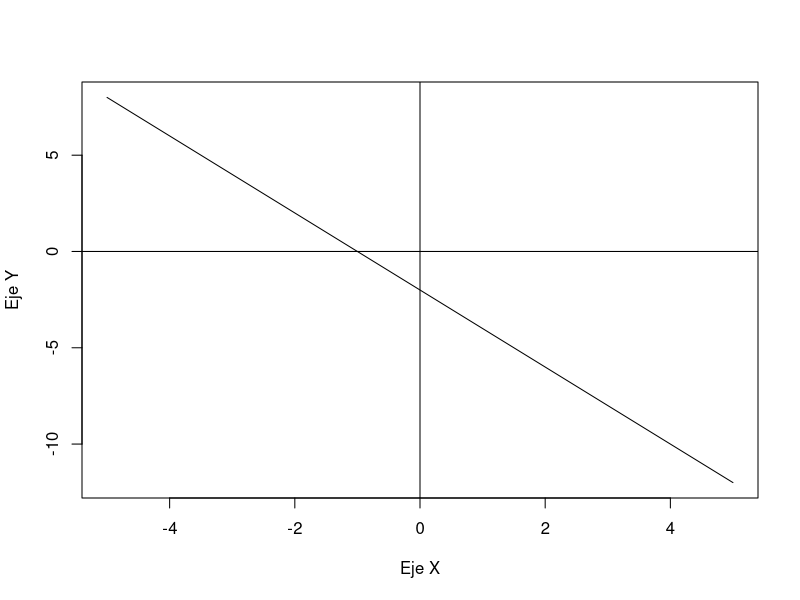
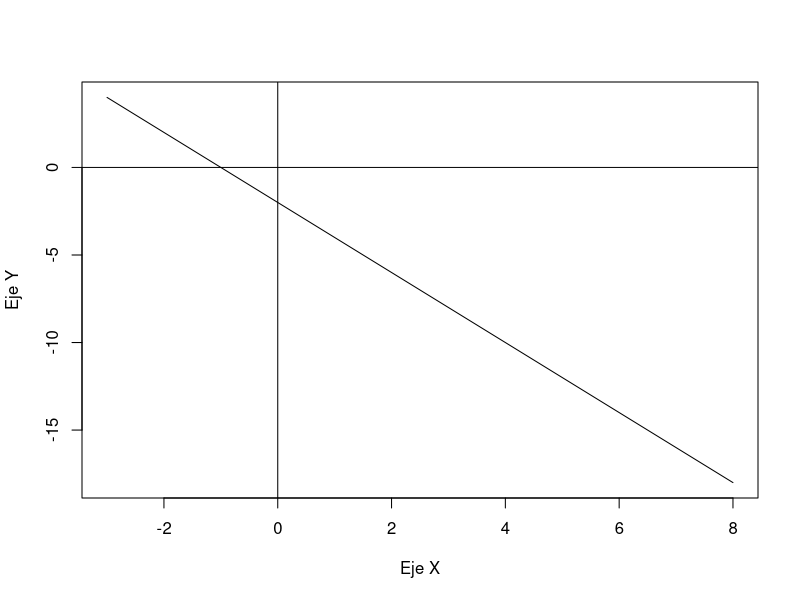
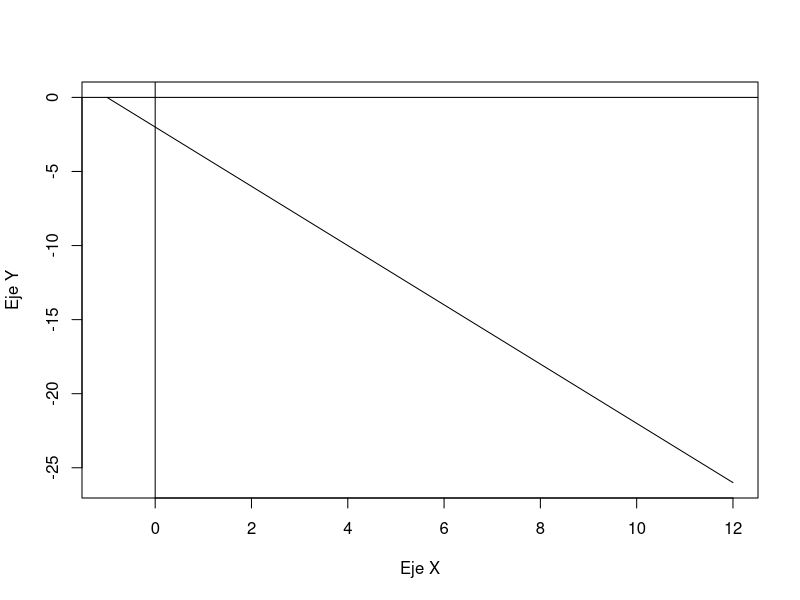
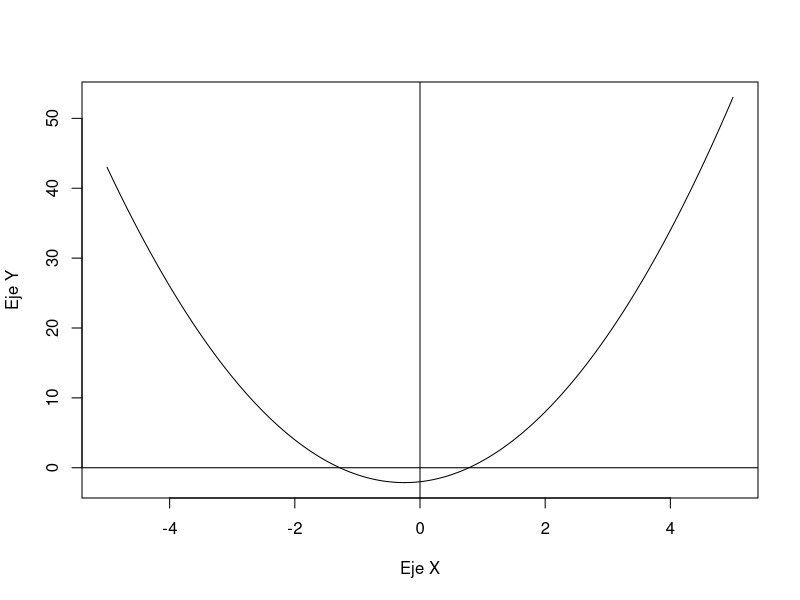
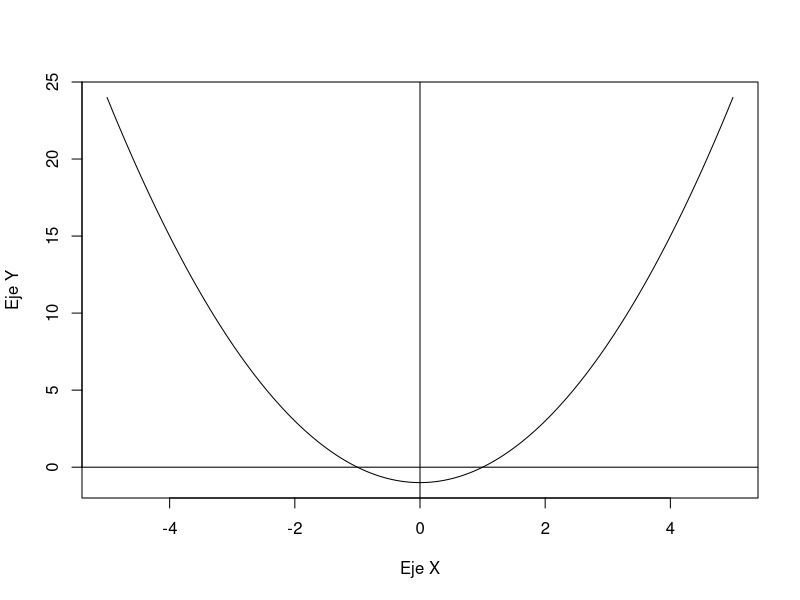
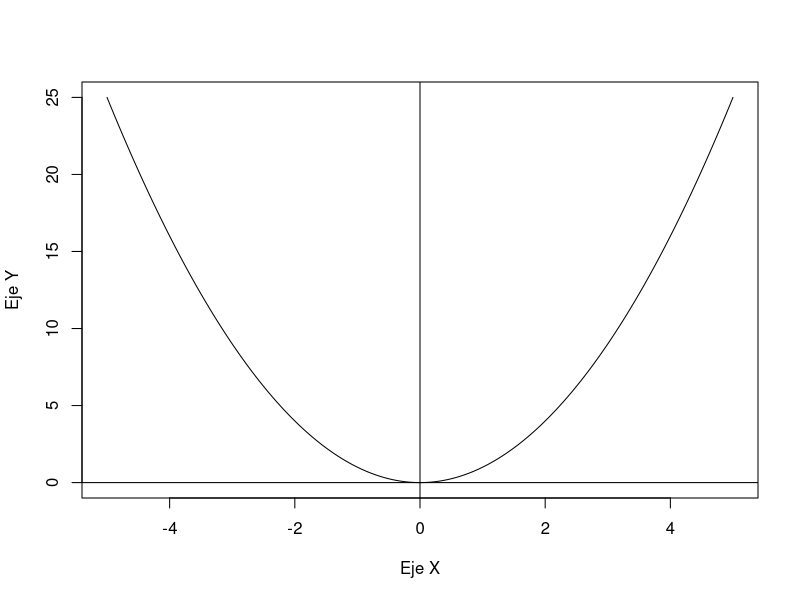
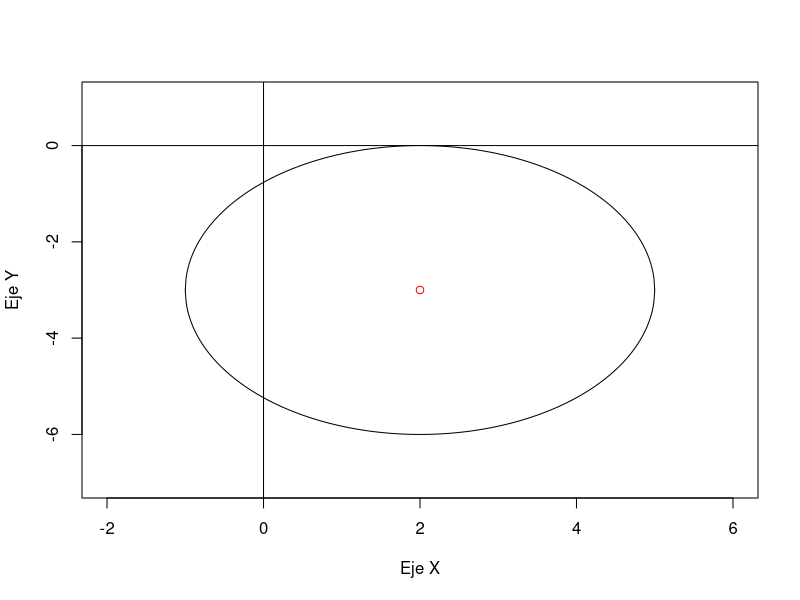
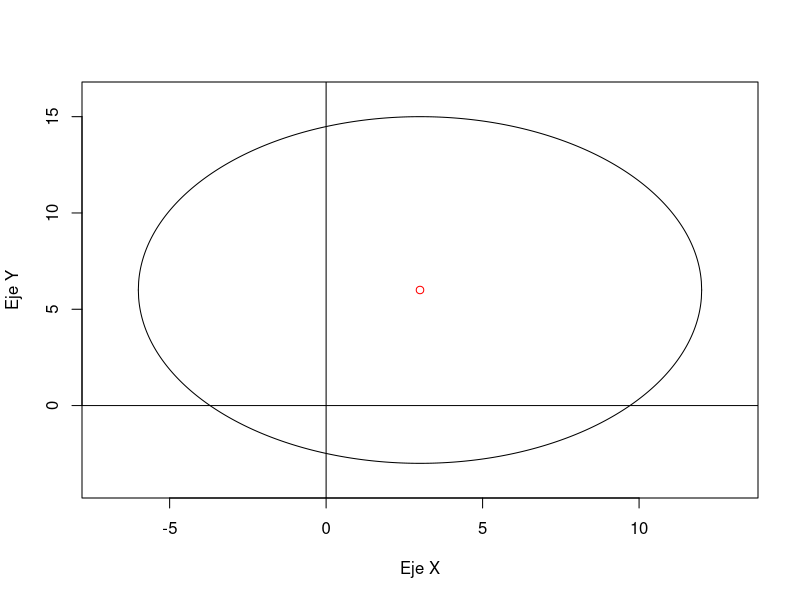

The R script that drew these images, in order:
#Linea recta
m <- -2 #pendiente
b <- -2 #interseccion

#funcion de la linea recta
f <- function(m, b, x){
  return(m * x + b)
}

x <- seq(-5, 5, 0.01)#vector de -5 a 5
y <- f(m, b, x) #evaluamos

plot(x, y, type = "l", xlab = "Eje X", ylab = "Eje Y") #graficamos
abline(h = 0, v = 0) #una linea horizontal que pasa por el 0 en las x y una linea vertical que pasa por el 0 en las y

x <- seq(-3, 8, 0.01)
y <- f(m, b, x) #evaluamos

plot(x, y, type = "l", xlab = "Eje X", ylab = "Eje Y") #graficamos
abline(h = 0, v = 0) 

x <- seq(-1, 12, 0.01)
y <- f(m, b, x) #evaluamos

plot(x, y, type = "l", xlab = "Eje X", ylab = "Eje Y") #graficamos
abline(h = 0, v = 0) #una linea horizontal que pasa por el 0 en las x y una linea vertical que pasa por el 0 en las y

#Parabola
g <- function(x){
  return(2*x^2 + x - 2)
}

x <- seq(-5, 5, 0.01)#vector de -5 a 5
y <- g(x)

plot(x, y, type = "l", xlab = "Eje X", ylab = "Eje Y") #graficamos
abline(h = 0, v = 0) #una linea horizontal que pasa por el 0 en las x y una linea vertical que pasa por el 0 en las y

g <- function(x){
  return(x^2 - 1)
}

x <- seq(-5, 5, 0.01)#vector de -5 a 5
y <- g(x)

plot(x, y, type = "l", xlab = "Eje X", ylab = "Eje Y") #graficamos
abline(h = 0, v = 0)

g <- function(x){
  return(x^2)
}

x <- seq(-5, 5, 0.01)#vector de -5 a 5
y <- g(x)

plot(x, y, type = "l", xlab = "Eje X", ylab = "Eje Y") #graficamos
abline(h = 0, v = 0)

#Circunferencia
circunferencia <- function(h, k, r){
  if (r >= 0){ # r tiene que ser positivo
    if (r == 0){ # si es r = 0, entonces es un punto
      plot(x = h, y = k, xlab = "Eje X", ylab = "Eje Y") # grafica del punto
    } else{
      x <- seq(h - r, h + r, 0.01) # ya que no podemos graficar en todo R^2
      ypositiva <- k + sqrt(r^2 - ((x - h)^2)) # parte positiva de la circunferencia
      ynegativa <- k - sqrt(r^2 - ((x - h)^2)) # parte negativa de la circunferencia
      # graficamos primero la parte positiva
      plot(x, ypositiva, type = "l", xlim = c(h - (r + 1), h + (r + 1)), ylim = c(k - (r + 1), k + (r + 1)),
           xlab = "Eje X", ylab = "Eje Y")
      lines(x, ynegativa, type = "l") # agregamos la parte negativa
      abline(h = 0, v = 0) # agregamos los ejes
      points(x = h, y = k, col = "red") # dibujamos el centro
    }
  } else{
    return(print("El radio no es positivo."))
  }
}

# ejecutamos la funcion
circunferencia(2, -3, 3)
circunferencia(3, 6, 9)
circunferencia(9, 11, 18)

#Elipse
elipse <- function(h, k, a, b, horizontal){
  if (a > b){ # a tiene que ser mayor que b
    c <- sqrt(a^2 - b^2) # calculamos c
    if (horizontal){ # si es una elipse horizontal
      x <- seq(h - a, h + a, 0.01) #definimos el dominio
      ypositiva <- k + sqrt((b^2 - (b^2/a^2) * ((x - h)^2))) # parte positiva
      ynegativa <- k - sqrt((b^2 - (b^2/a^2) * ((x - h)^2))) # parte negativa
      # graficamos primero la parte positiva
      plot(x, ypositiva, type = "l", xlim = c(h - (a + 1), h + (a + 1)), ylim = c(k - (b + 1), k + (b + 1)),
           xlab = "Eje X", ylab = "Eje Y")
      lines(x, ynegativa, type = "l") # agregamos la parte negativa
      abline(h = 0, v = 0) # ejes coordenados
      points(x = c(h - c, h + c), y = c(k, k), col = "red") # focos
    } else{
      x <- seq(h - b, h + b, 0.01)
      ypositiva <- k + sqrt((a^2 - (a^2/b^2) * ((x - h)^2)))
      ynegativa <- k - sqrt((a^2 - (a^2/b^2) * ((x - h)^2)))
      plot(x, ypositiva, type = "l", xlim = c(h - (b + 1), h + (b + 1)), ylim = c(k - (a + 1), k + (a + 1)),
           xlab = "Eje X", ylab = "Eje Y")
      lines(x, ynegativa, type = "l")
      abline(h = 0, v = 0)
      points(x = c(h, h), y = c(k - c, k + c), col = "red")
    }
  } else {
    return(print("No cumple las condiciones para ser una elipse. (a no es mayor que b)"))
  }
}

elipse(1, 2, 16, 9, TRUE)
elipse(2, 4, 8, 3, TRUE)
elipse(5, 1, 24, 12, TRUE)

#Hiperbola
hiperbola <- function(h, k, a, b, horizontal){
  c <- sqrt(a^2 + b^2) # calculamos c
  if (horizontal){ # hiperbola sobre el eje x
    xizq <- seq(h - (a + 3), h - a, 0.01) # dominio izquierdo
    xder <- seq(h + a, h + (a + 3), 0.01) # dominio derecho
    yizqpositiva <- k + sqrt((b^2/a^2)*((xizq - h)^2) - b^2) # parte positiva del dominio izquierdo
    yizqnegativa <- k - sqrt((b^2/a^2)*((xizq - h)^2) - b^2) # parte negativa del dominio izquierdo
    yderpositiva <- k + sqrt((b^2/a^2)*((xder - h)^2) - b^2)
    ydernegativa <- k - sqrt((b^2/a^2)*((xder - h)^2) - b^2)
    # greficamos la parte positiva del dominio izquierdo
    plot(xizq, yizqpositiva, type = "l", xlim = c(h - (a + 4), h + (a + 4)), ylim = c(k - (b + 4), k + (b + 4)),
         xlab = "Eje X", ylab = "Eje Y")
    lines(xizq, yizqnegativa, type = "l") # agregamos parte negativa del dominio izquierdo
    lines(xder, ydernegativa, type = "l")
    lines(xder, yderpositiva , type = "l")
    abline(h = 0, v = 0) # ejes coordenados
    points(x = c(h - (a + c)), y = c(k), col = "red") # focos
  } else{ # hiperbola sobre el eje y
    yizq <- seq(k - (a + 3), k - a, 0.01) # rango inferior
    yder <- seq(k + a, k + (a + 3), 0.01) # rango superior
    xizqpositiva <- h + sqrt((b^2/a^2)*((yizq - k)^2) - b^2) # parte positiva del rango inferior
    xizqnegativa <- h - sqrt((b^2/a^2)*((yizq - k)^2) - b^2) # parte negativa del rango superior
    yderpositiva <- h + sqrt((b^2/a^2)*((yder - k)^2) - b^2)
    ydernegativa <- h - sqrt((b^2/a^2)*((yder - k)^2) - b^2)
    # graficamos
    plot(xizqpositiva, yizq, type = "l", xlim = c(h - (b + 4), h + (b + 4)), ylim = c(k - (a + 4), k + (a + 4)),
         xlab = "Eje X", ylab = "Eje Y")
    lines(xizqnegativa, yizq, type = "l")
    lines(xderpositiva, yder , type = "l")
    abline(h = 0, v = 0)
    points(x = c(h), y = c(k - (a + c)), col = "red") # focos
  }
}
hiperbola(1, 2, 2, 3, TRUE)
hiperbola(2, 4, 4, 6, TRUE)
hiperbola(4, 8, 8, 9, TRUE)